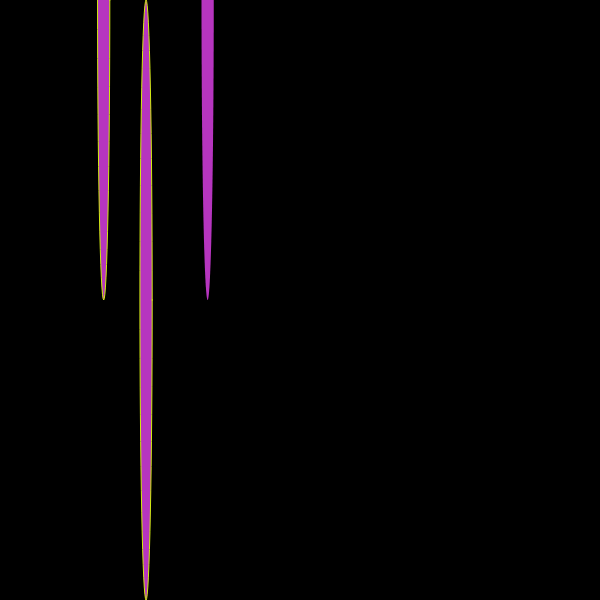
Frame 1 (no input)
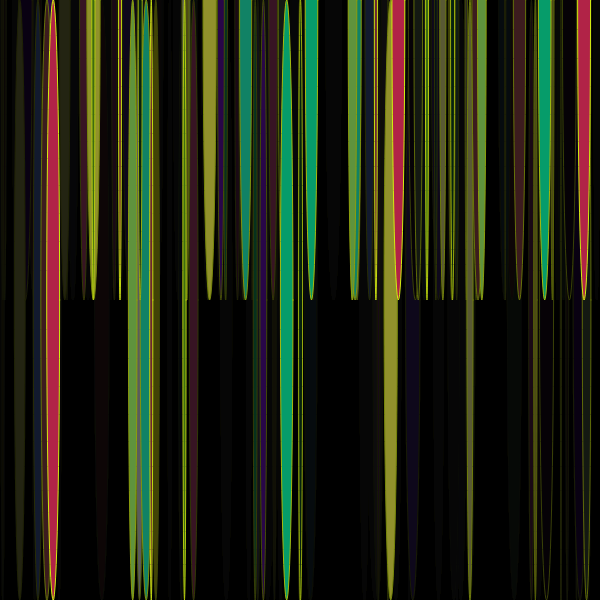
Frame 60 (no input)
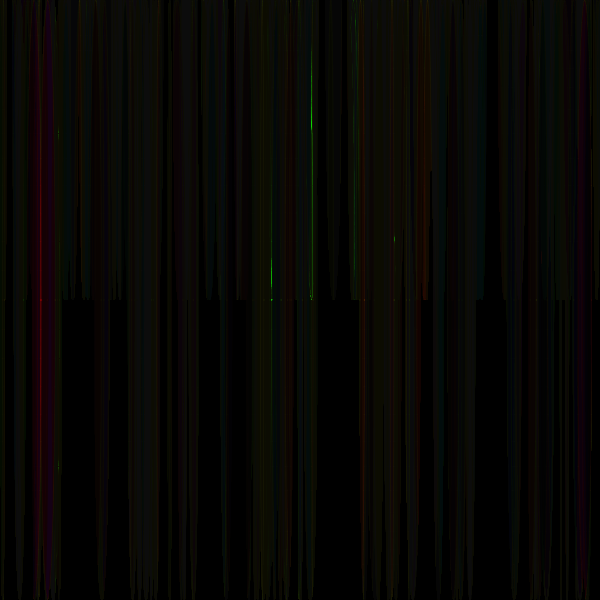
Frame 120 (the mouse pressed at the canvas centre since frame 60)

The p5.js sketch that drew these frames (run headless with seeded random() and noise() and a simulated clock; from frame 60 on, the mouse is pressed at the canvas centre):

// p5.js sketch
// ── sketch.js
// DM2008
// Activity 1b (Ryoji Ikeda)

let x;
let w;
let y;
let c;


function setup() {
  createCanvas(600, 600);
  background(0);
  noStroke();
  fill(0);
}

function draw() {
  background(0, 20);
  
  c = color(random(255), random(255), random(255));
  fill(c);
  x = random(width);
  w = random(1, 15);
  y = random(mouseY, mouseX);
  ellipse(x, y, w, height, 50);
  
  x = random(width);
  stroke('#d3ed11');
  strokeWeight(1);
  ellipse(x, height/2, w, height);
  
  x = random(width);
  ellipse(x, y, w, height, 50);
}

function mousePressed() {
  blendMode(OVERLAY);
}

function mouseReleased() {
  blend(NORMAL);
}
